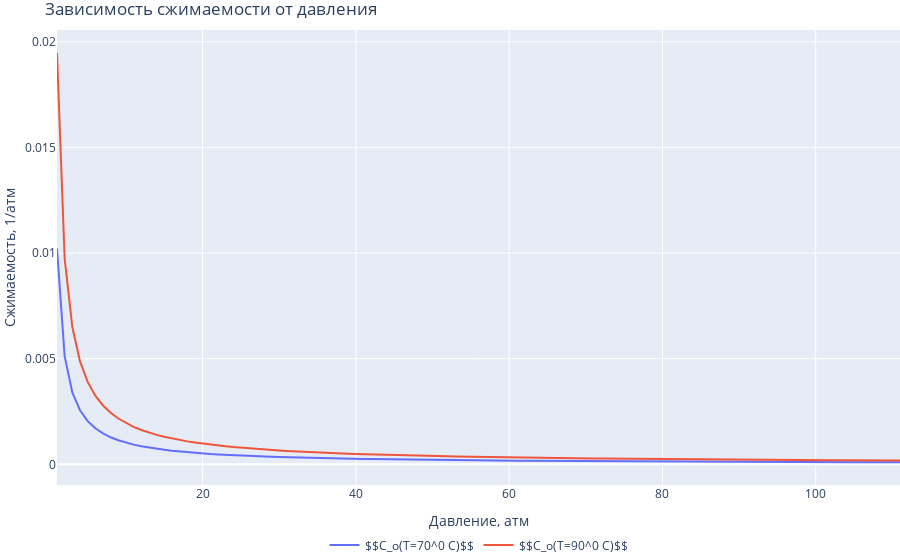

The code cell stored with this chart in its notebook:
### Markdown cell above
**При повышении давления коэффициент сжимаемости падает(следствие уменьшения расстояния между частицами нефти). Чем выше температура, тем выше коэффициент сжимаемости нефти(следствие теплового расширения).**

### Code cell
fig2 = go.Figure()

fig2.add_trace(go.Scatter(x=p_list, y=co_70, name='$$C_o(T=70^0 C)$$'))
fig2.add_trace(go.Scatter(x=p_list, y=co_90, name='$$C_o(T=90^0 C)$$'))
fig2.update_layout(legend_orientation="h",
                  legend=dict(x=.5, xanchor="center"),
                  title="Зависимость сжимаемости от давления",
                  xaxis_title="Давление, атм",
                  yaxis_title="Сжимаемость, 1/атм",
                  margin=dict(l=0, r=0, t=30, b=0))
fig2.update_traces(hoverinfo="x+y")
fig2.show()
